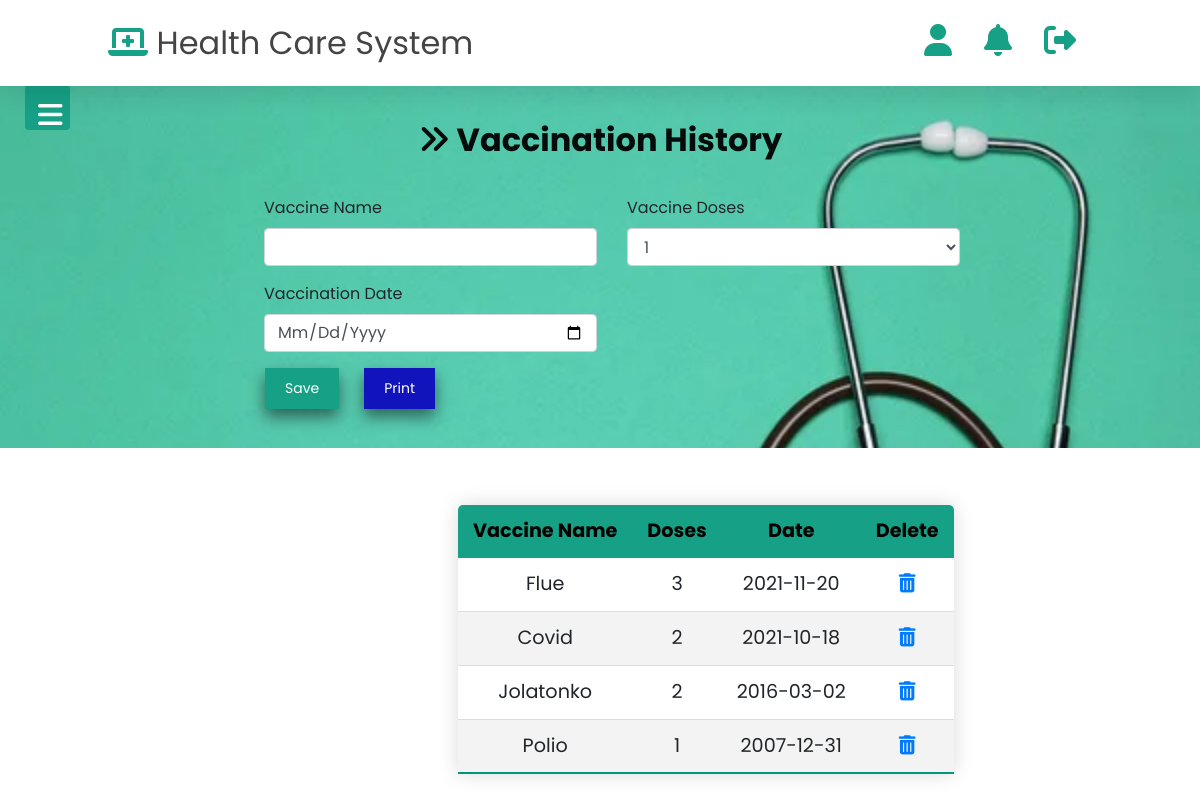
The app's page /PHP/Patient/Vaccinationhistory.php (signed in) with its own data.
### tables this page shows
CREATE TABLE `vaccinedatatbl` (
  `vcnid` int(100) NOT NULL,
  `username` varchar(100) NOT NULL,
  `vname` varchar(100) NOT NULL,
  `vdoses` int(100) NOT NULL,
  `vdate` date NOT NULL
);

### PHP/Patient/Vaccinationhistory.php (the view, shortened to what this page needs)
<?php
require_once './includes/header.php';
require_once './includes/sidebar.php';
?>
<!DOCTYPE html>
<html lang="en">
<head>
    <link href="//maxcdn.bootstrapcdn.com/bootstrap/4.1.1/css/bootstrap.min.css" rel="stylesheet" id="bootstrap-css" />
</head>
<body>
    <div class="infoinput" style="background-image: url('../../Images/scope.jpg');">
    <div class="titletext">
        <h2><i class="fas fa-angle-double-right"></i> Vaccination History</h2>
    </div>
    <br>
    <form action="Addvaccinedataprocess.php" method="post">
            <div class="pl-lg-4">
                <div class="row">
                    <div class="col-lg-6">
                        <div class="form-group focused">
                            <label class="form-control-label">Vaccine Name</label>
                            <input type="text" autocomplete="off" name="vname" class="form-control form-control-alternative" required>
                        </div>
                    </div>
                    <div class="col-lg-6">
                        <div class="form-group">
                            <label class="form-control-label">Vaccine Doses</label>
                            <select name="doses" class="form-control" id="exampleFormControlSelect1">
                                <option>1</option>
                            </select>
                        </div>
                    </div>
                </div>
                <div class="row">
                    <div class="col-lg-6">
                        <div class="form-group focused">
                            <label class="form-control-label">Vaccination Date</label>
                            <input type="date" name="vdate" class="form-control" id="dob" name="dob">
                        </div>
                    </div>
                </div>
            </div>
            <button type="submit" name="submit" class="vsubmitbtn">Save</button>
        </form>
        <button onclick="Printpage()" class="printbtn">Print</button>
    </div>
    <div class="vcntbl">
        <table class="tablestyle" id="vtbl">
            <thead>
                <tr>
                    <th>Vaccine Name</th>
                    <th>Doses</th>
                    <th>Date</th>
                    <th>Delete</th>
                </tr>
            </thead>
            <?php
            $username = $_SESSION["user_name"];
            require_once '../conn.php';
            $query = "SELECT *FROM vaccinedatatbl where username='$username' order by vdate desc";
            $result = mysqli_query($conn, $query);
            while ($r = mysqli_fetch_array($result)) {
                echo '<tr>';
                echo '<td><center>' . $r['vname'] . '</center></td>';
                echo '<td><center>' . $r['vdoses'] . '</center></td>';
                echo '<td><center>' . $r['vdate'] . '</center></td>';
                echo "<td><a href=\"Addvaccinedataprocess.php?vcnid=$r[vcnid]\" onClick=\"return confirm
                ('Are you sure to delete?')\"><input type='submit' value=''><i class='fas fa-trash-alt'></i></a></td>";
                echo '</tr>';
            }
            echo '</table>';
            ?>
    </div>
</body>
</html>

### PHP/Patient/css/style.css (style rules this page uses)
* { margin: 0; padding: 0; box-sizing: border-box; font-family: "Poppins", sans-serif; outline: none; border: none; text-transform: capitalize; text-decoration: none; }
a:link { text-decoration: none; }
.tablestyle { border-collapse: collapse; margin: 25px 0; margin-bottom: 101px; font-size: 1.2rem; min-width: 400px; border-radius: 5px 5px 0 0; overflow: hidden; box-shadow: 0 0 20px rgba(0, 0, 0, 0.15); }
.tablestyle thead tr { background-color: #16a085; color: #070000; text-align: center; font-weight: bold; }
.tablestyle th, .tablestyle td { padding: 12px 15px; }
.tablestyle tbody tr { border-bottom: 1px solid #dddddd; }
.tablestyle tbody tr:nth-of-type(even) { background-color: #f3f3f3; }
.tablestyle tbody tr:last-of-type { border-bottom: 2px solid #009879; }
.infoinput { margin-top: -14px; padding: 5rem 20%; background-repeat: no-repeat; background-size: 100%; }
.vsubmitbtn { float: left; color: #fff; border-color: #16a085; background-color: #16a085; box-shadow: 0 8px 16px 0 rgba(0, 0, 0, 0.5); font-size: 0.875rem; padding-left: 20px; padding-right: 20px; padding-top: 10px; padding-bottom: 10px; margin-left: 25px; }
.printbtn { float: left; color: #fff; border-color: #0c2e9e; background-color: #1114bd; box-shadow: 0 8px 16px 0 rgba(0, 0, 0, 0.5); font-size: 0.875rem; padding-left: 20px; padding-right: 20px; padding-top: 10px; padding-bottom: 10px; margin-left: 25px; }
.vcntbl { padding: 2rem 9%; text-align: center; margin-left: 350px; }
.titletext h2 { padding: 5px; color: #009879; text-align: center; font-weight: bold; }
.infoinput h2 { color: #050a0a; margin-top: -50px; }

### PHP/Patient/Vaccinationhistory.php (style rules this page uses)
a:link { text-decoration: none; }

### records on screen
vaccinedatatbl: vname "Flue", vdoses "3", vdate "2021-11-20"
vaccinedatatbl: vname "Covid", vdoses "2", vdate "2021-10-18"
vaccinedatatbl: vname "Jolatonko", vdoses "2", vdate "2016-03-02"
vaccinedatatbl: vname "Polio", vdoses "1", vdate "2007-12-31"
